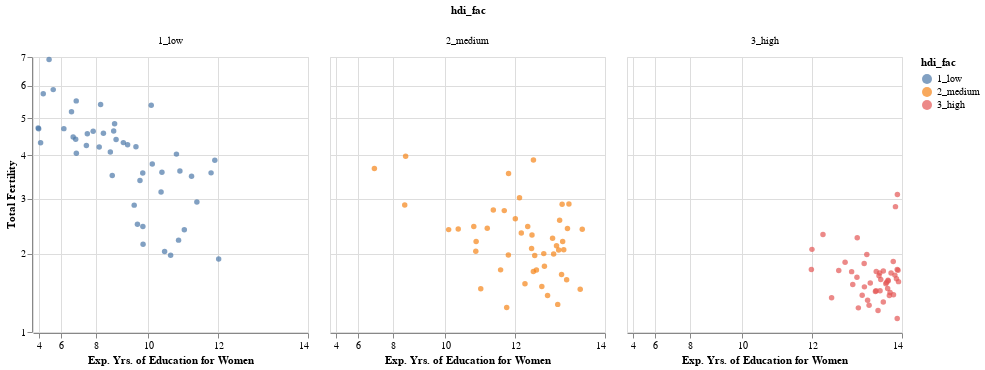

Notebook code cell kept with this figure:
### Markdown cell above
<!-- BEGIN QUESTION -->

**i.** Facet by human development (`hdi_fac` level) and store the result in `faceted_hdi` so that you can see the pattern for each development level apart from the other levels.

<!--
BEGIN QUESTION
name: q0_c_i
points: 1
manual: true
-->

### Code cell
# facet by hdi level
faceted_hdi = scatter_scaled.properties(
    width = 275, 
    height = 275
).facet(column = 'hdi_fac')

faceted_hdi

### Figure 1 — Vega-Lite specification as saved in the notebook (floating-point values rounded to 4 significant figures; data arrays with more than 128 entries replaced by an {"elided": "..."} marker saying what was removed)
{"config": {"view": {"continuousWidth": 400, "continuousHeight": 300}}, "data": {"name": "data-55aa22b03e6d171f9a62cb1eb9279c29"}, "facet": {"column": {"field": "hdi_fac", "type": "nominal"}}, "spec": {"mark": "circle", "encoding": {"color": {"field": "hdi_fac", "type": "nominal"}, "x": {"field": "educ_expected_yrs_f", "scale": {"exponent": 2.5, "type": "pow", "zero": false}, "title": "Exp. Yrs. of Education for Women", "type": "quantitative"}, "y": {"field": "fertility_total", "scale": {"exponent": 0.333, "type": "pow", "zero": false}, "title": "Total Fertility", "type": "quantitative"}}, "height": 275, "width": 275}, "$schema": "https://vega.github.io/schema/vega-lite/v4.17.0.json", "datasets": {"data-55aa22b03e6d171f9a62cb1eb9279c29": {"elided": "139 records"}}}
